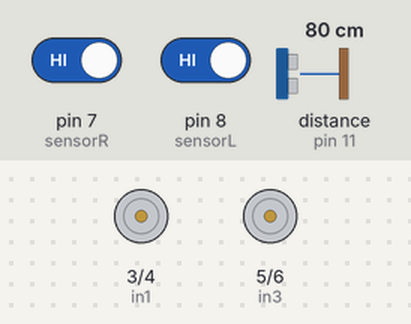
The sketch below on a simulated Arduino Uno, built with avr-gcc and run on an emulated ATmega328P. Parts: motor-driver pin pairs drawn as motors (green arrow = first pin HIGH = forward, orange = second pin HIGH = backward, longer = more drive). Wiring (inferred from the names in the program): ultrasonic range finder: trigger pin 12; echo pin 11. The test bench sets the inputs (shaded band); at power-on: pin 7 (sensorR) HIGH, pin 8 (sensorL) HIGH, distance to the obstacle (sensor on pin 11) 80 cm. The echo pulse lasts 58.3 µs per cm; the RemoteXY app is connected.

Above: at 1.2 s.
1.3 s: pin 7 (sensorR) driven LOW
At 1.9 s:
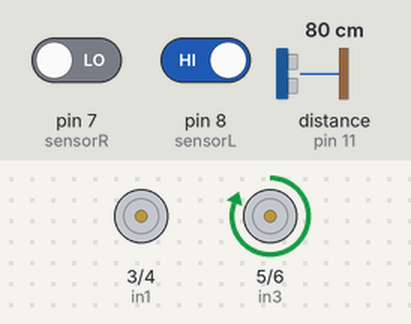
2.8 s: pin 8 (sensorL) driven LOW
At 3.2 s:
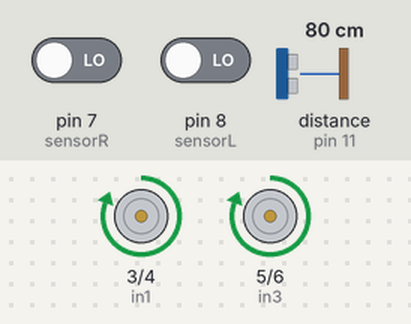
4.3 s: pin 7 (sensorR) driven HIGH
At 5.4 s:
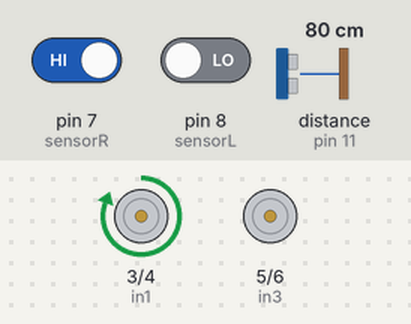
5.8 s: pin 8 (sensorL) driven HIGH
At 6.7 s:
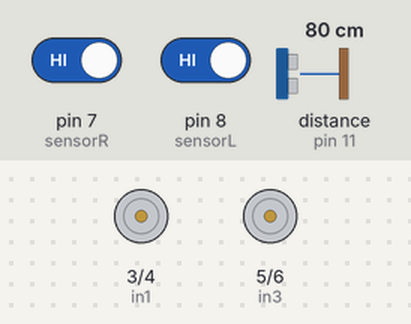
Timing chart, 0 to 8.3 s (numbered marks = the images above; inputs shaded):
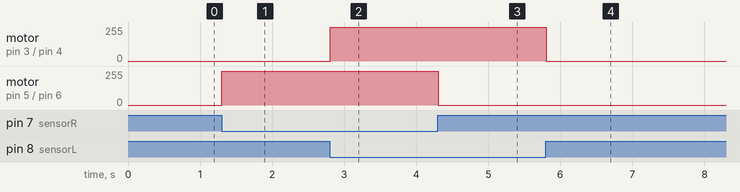

The sketch:

car_code_test4.ino
```cpp
//////////////////////////////////////////////
//        RemoteXY include library          //
//////////////////////////////////////////////

// RemoteXY select connection mode and include library
#define REMOTEXY_MODE__HARDSERIAL

#include <RemoteXY.h>

// RemoteXY connection settings
#define REMOTEXY_SERIAL Serial
#define REMOTEXY_SERIAL_SPEED 9600


// RemoteXY configurate
#pragma pack(push, 1)
uint8_t RemoteXY_CONF[] =
 { 255,5,0,0,0,72,0,16,126,0,1,0,21,11,13,13,131,31,0,1,
  0,9,24,13,13,131,31,0,1,0,33,24,13,13,131,31,0,1,0,21,
  37,13,13,131,31,0,2,0,61,26,33,9,131,2,31,31,66,108,117,101,
  116,111,111,116,104,0,76,105,110,101,70,111,108,108,111,119,101,114,0 };

// this structure defines all the variables and events of your control interface
struct {

  // input variables
  uint8_t button_1; // =1 if button pressed, else =0
  uint8_t button_2; // =1 if button pressed, else =0
  uint8_t button_3; // =1 if button pressed, else =0
  uint8_t button_4; // =1 if button pressed, else =0
  uint8_t switch_1; // =1 if switch ON and =0 if OFF

  // other variable
  uint8_t connect_flag;  // =1 if wire connected, else =0

} RemoteXY;
#pragma pack(pop)

/////////////////////////////////////////////
//           END RemoteXY include          //
/////////////////////////////////////////////
#define in1 3
#define in2 4
#define in3 5
#define in4 6
#define sensorR 7
#define sensorL 8
#define trig 12
#define echo 11
int sr = 0;
int sl = 0;
char readin;
long duration, distance;


void setup()
{
  RemoteXY_Init ();
  pinMode(in1, OUTPUT);
  pinMode(in2, OUTPUT);
  pinMode(in3, OUTPUT);
  pinMode(in4, OUTPUT);
  pinMode(trig, OUTPUT);
  pinMode(sensorR, INPUT);
  pinMode(sensorL, INPUT);
  pinMode(echo, INPUT);


  // TODO you setup code

}

void loop()
{ if (RemoteXY.switch_1 == 0) {


    Ultrasonic();
    sr = digitalRead(sensorR);
    sl = digitalRead(sensorL);
    if (sl == 0 && sr == 0 && distance > 20) {
      forword();

    }
    else if (sl == 0 && sr == 0 && distance < 20) {
      stoop();

    }
    else if (sl == 0 && sr == 1 && distance > 20) {
      right();

    }
    else if (sl == 0 && sr == 1 && distance < 20) {
      stoop();

    }
    else if (sl == 1 && sr == 0 && distance > 20) {
      left();

    }
    else if (sl == 1 && sr == 0 && distance < 20) {
      stoop();
    }
    else if (sl == 1 && sr == 1) {
      stoop();
    }


  }
  else if (RemoteXY.switch_1 == 1) {
    if (RemoteXY.button_1 == 1) {
      forword();
    }
    else if (RemoteXY.button_2 == 1) {
      left();
    }
    else if (RemoteXY.button_3 == 1) {
      right();
    }
    else if (RemoteXY.button_4 == 1) {
      backword();
    }
    else {
      stoop();
    }
  }
  RemoteXY_Handler ();


  // TODO you loop code
  // use the RemoteXY structure for data transfer
  // do not call delay()


}  void  Ultrasonic()
{ digitalWrite(trig, LOW);
  delayMicroseconds(2);
  digitalWrite(trig, HIGH);
  delayMicroseconds(10);
  digitalWrite(trig, LOW);
  duration = pulseIn (echo, HIGH);
  distance = (duration / 2 ) * 0.0343 ;
}
void forword()
{
  digitalWrite(in1, HIGH);
  digitalWrite(in2, LOW);
  digitalWrite(in3, HIGH);
  digitalWrite(in4, LOW);
}
void backword()
{
  digitalWrite(in1, LOW);
  digitalWrite(in2, HIGH);
  digitalWrite(in3, LOW);
  digitalWrite(in4, HIGH);
}

void left()
{
  digitalWrite(in1, LOW);
  digitalWrite(in2, LOW);
  digitalWrite(in3, HIGH);
  digitalWrite(in4, LOW);
}
void right()
{
  digitalWrite(in1, HIGH);
  digitalWrite(in2, LOW);
  digitalWrite(in3, LOW);
  digitalWrite(in4, LOW);
}
void stoop()
{
  digitalWrite(in1, LOW);
  digitalWrite(in2, LOW);
  digitalWrite(in3, LOW);
  digitalWrite(in4, LOW);
}
```

Measured:
- after the input at 1.3 s, motor on pin 5 (in3) / pin 6 (in4): stopped → forward 255/255 at once
- after the input at 2.8 s, motor on pin 3 (in1) / pin 4 (in2): stopped → forward 255/255 at once
- after the input at 4.3 s, motor on pin 5 (in3) / pin 6 (in4): forward 255/255 → stopped at once
- after the input at 5.8 s, motor on pin 3 (in1) / pin 4 (in2): forward 255/255 → stopped at once
